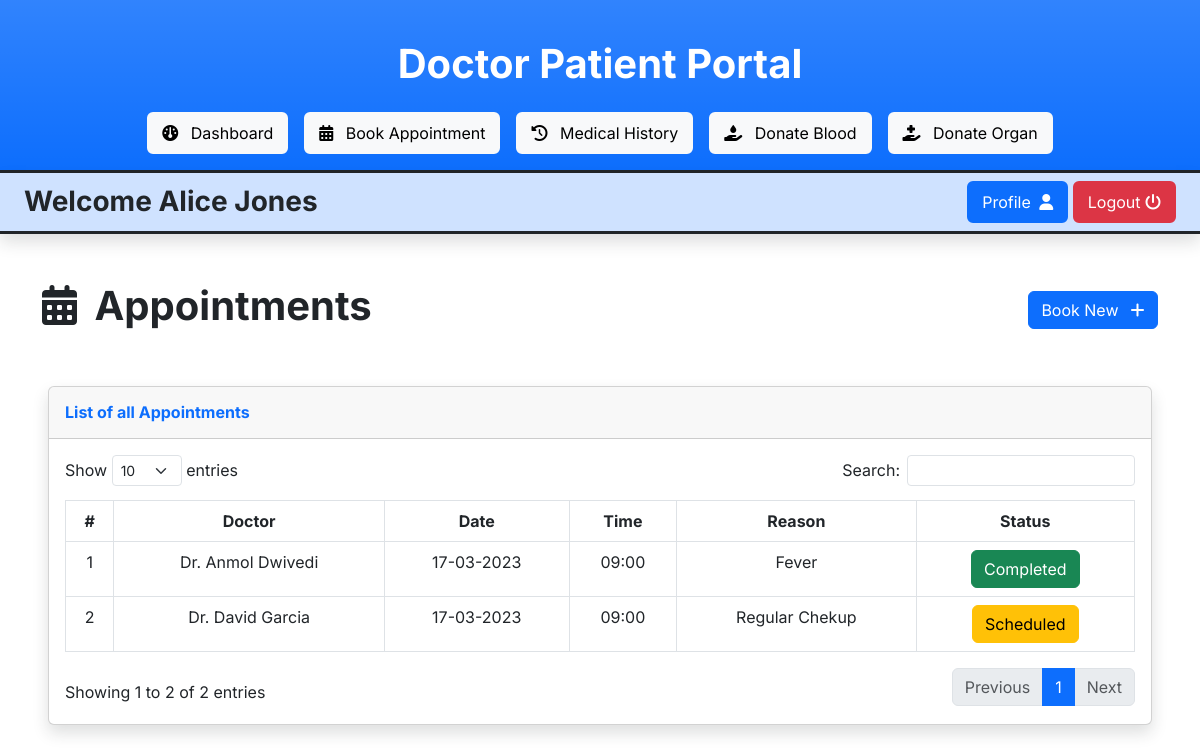
The page /patient/appointments.php (signed in) on the database its author committed.
### tables this page shows
CREATE TABLE `patients` (
  `patient_id` int(11) NOT NULL,
  `first_name` varchar(255) NOT NULL,
  `last_name` varchar(255) NOT NULL,
  `email` varchar(255) NOT NULL,
  `password` varchar(255) NOT NULL,
  `dob` date NOT NULL,
  `gender` varchar(255) NOT NULL,
  `phone` varchar(255) NOT NULL,
  `address` varchar(255) NOT NULL,
  `dt` datetime NOT NULL DEFAULT current_timestamp()
);

CREATE TABLE `appointments` (
  `appointment_id` int(11) NOT NULL,
  `patient_id` int(11) NOT NULL,
  `doctor_id` int(11) NOT NULL,
  `appointment_date` date NOT NULL,
  `appointment_time` time NOT NULL,
  `appointment_reason` varchar(255) NOT NULL,
  `appointment_status` varchar(255) NOT NULL
);

CREATE TABLE `doctors` (
  `doctor_id` int(11) NOT NULL,
  `first_name` varchar(255) NOT NULL,
  `last_name` varchar(255) NOT NULL,
  `email` varchar(255) NOT NULL,
  `password` varchar(255) NOT NULL,
  `gender` varchar(255) NOT NULL,
  `dob` date NOT NULL,
  `phone` varchar(255) NOT NULL,
  `address` varchar(255) NOT NULL,
  `qualification` varchar(255) NOT NULL,
  `specialisation` varchar(255) NOT NULL,
  `dt` datetime NOT NULL DEFAULT current_timestamp()
);

### patient/appointments.php (the view, shortened to what this page needs)
<?php include("includes/header.php") ?>
<div class="container my-5 d-flex justify-content-between align-items-center">
    <h1><i class="fa-solid fa-calendar-days me-2"></i> Appointments</h1>
    <button type="button" class="btn btn-primary" data-bs-toggle="modal" data-bs-target="#bookAppointment">
        Book New <i class="fa-solid fa-plus ms-2"></i>
    </button>
</div>
<div class="card shadow mb-4 mx-5">
    <div class="card-header py-3">
        <h6 class="m-0 font-weight-bold text-primary">List of all Appointments</h6>
    </div>
    <div class="card-body">
        <div class="table-responsive">
            <table class="table table-bordered w-100 py-2 text-center" id="scheduledAppointmentsTable">
                <thead>
                    <tr>
                        <th>#</th>
                        <th>Doctor</th>
                        <th>Date</th>
                        <th>Time</th>
                        <th>Reason</th>
                        <th>Status</th>
                    </tr>
                </thead>
                <tbody>
                    <?php
                    $i = 1;
                    $query = mysqli_query($con, "SELECT appointments.*, doctors.first_name, doctors.last_name FROM appointments JOIN doctors ON appointments.doctor_id = doctors.doctor_id WHERE patient_id = '$patient_id' ORDER BY appointment_id DESC");
                    while ($row = mysqli_fetch_assoc($query)) {
                    ?>
                        <tr>
                            <td><?php echo $i ?></td>
                            <td>Dr. <?php echo $row["first_name"] . " " . $row["last_name"] ?></td>
                            <td><?php echo date("d-m-Y", strtotime($row["appointment_date"])) ?></td>
                            <td><?php echo date("H:i", strtotime($row["appointment_time"])) ?></td>
                            <td><?php echo $row["appointment_reason"] ?></td>
                            <td>
                                <?php
                                $status = $row["appointment_status"];
                                if ($status == 'completed') {
                                    echo '<button class="btn btn-success">Completed</button>';
                                } elseif ($status == 'cancelled') {
                                    echo '<button class="btn btn-danger">Cancelled</button>';
                                } else {
                                    echo '<button class="btn btn-warning">Scheduled</button>';
                                }
                                ?>
                            </td>
                        </tr>
                    <?php
                        $i++;
                    }
                    ?>
                </tbody>
            </table>
        </div>
    </div>
</div>
<?php include("includes/footer.php") ?>

### patient/includes/header.php (shortened to what this page needs)
<?php
include("../connection.php");
$patient_id = $_SESSION["patient_id"];
$query = mysqli_query($con, "SELECT * FROM patients WHERE patient_id = '$patient_id'");
$row = mysqli_fetch_assoc($query);
?>
<!DOCTYPE html>
<html lang="en">
<head>
    <link rel="stylesheet" href="../vendor/bootstrap/bootstrap.min.css">
    <link rel="stylesheet" href="../vendor/fontawesome/css/all.min.css">
    <link rel="stylesheet" href="../vendor/datatables/dataTables.bootstrap5.min.css">
    <link rel="stylesheet" href="../admin-panel.css">
</head>
<body>
    <header class="text-center border-bottom border-3 border-dark bg-primary bg-gradient text-white py-3">
        <h1 class="my-4">Doctor Patient Portal</h1>
        <ul class="nav d-flex justify-content-center gap-3">
            <li><a class="btn btn-light" href="./"><i class="fa-solid fa-dashboard me-2"></i> Dashboard</a></li>
            <li><a class="btn btn-light" href="appointments"><i class="fa-solid fa-calendar-days me-2"></i>
                    Book Appointment</a>
            </li>
            <li><a class="btn btn-light" href="medical-history"><i class="fa-solid fa-clock-rotate-left me-2"></i>
                    Medical History</a>
            </li>
            <li><a class="btn btn-light" href="blood-donation"><i class="fa-solid fa-hand-holding-droplet me-2"></i>
                    Donate Blood</a>
            </li>
            <li><a class="btn btn-light" href="organ-donation"><i class="fa-solid fa-hand-holding-medical me-2"></i>
                    Donate Organ</a>
            </li>
        </ul>
    </header>
    <div class="bg-primary-subtle py-2 px-4 d-flex justify-content-between align-items-center border-bottom border-3 border-dark shadow">
        <h3 class="m-0">Welcome <?php echo $row["first_name"] . " " . $row["last_name"] ?></h3>
        <div>
            <a href="profile" class="btn btn-primary">Profile <i class="fa-solid fa-user ms-1"></i></a>
            <a href="#logoutModal" data-bs-toggle="modal" class="btn btn-danger">Logout <i class="fa-solid fa-power-off"></i></a>
        </div>
    </div>

### admin-panel.css (style rules this page uses)
body { font-family: 'Inter', sans-serif; }
h1, h2, h3, h4, h5, h6 { font-weight: 700; }
.dataTables_wrapper thead th { text-align: center !important; }

### rows shown on the page
patients: first_name "Alice", last_name "Jones"
appointments: doctor.first_name "Anmol", doctor.last_name "Dwivedi", appointment_date "17-03-2023", appointment_time "09:00", appointment_reason "Fever", appointment_status "Completed"
appointments: doctor.first_name "David", doctor.last_name "Garcia", appointment_date "17-03-2023", appointment_time "09:00", appointment_reason "Regular Chekup", appointment_status "Scheduled"
